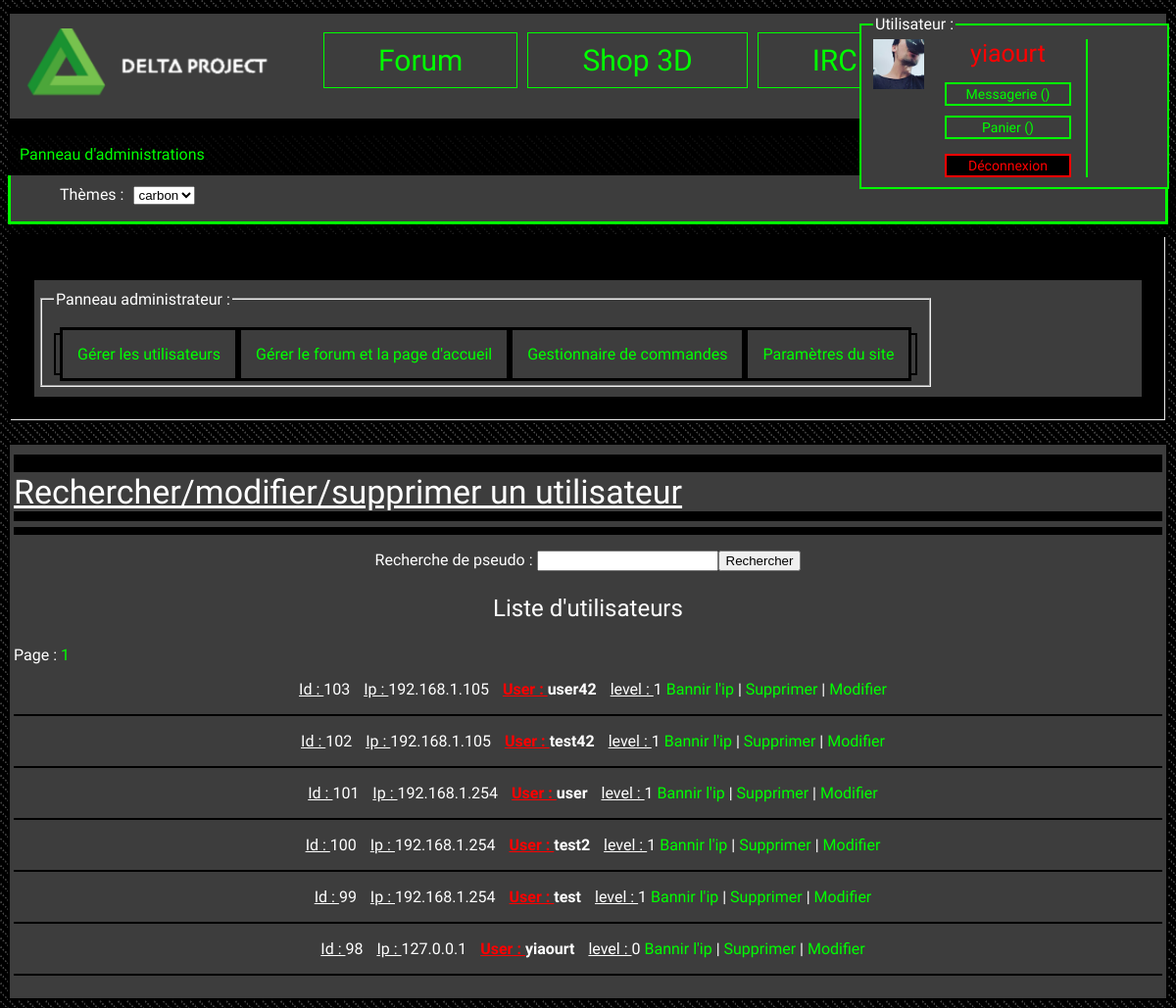
/panel_admin.php?menu=user (signed in), run on the app's committed database.
### tables this page shows
CREATE TABLE `user` (
  `id` int(11) NOT NULL AUTO_INCREMENT,
  `username` varchar(20) NOT NULL,
  `pass` text NOT NULL,
  `mail` varchar(255) NOT NULL,
  `level` int(11) NOT NULL,
  `img_profil` text NOT NULL,
  `icone_img_profil` text NOT NULL,
  `ip` varchar(255) NOT NULL,
  `date_inscription` varchar(255) NOT NULL,
  `lastdat_TP` text NOT NULL,
  `lastdat_CM` text NOT NULL,
  `is_connect` int(2) NOT NULL,
  `panier` text NOT NULL,
  `sexe` text NOT NULL,
  `prenom` text NOT NULL,
  `nom` text NOT NULL,
  `adresse` text NOT NULL,
  `ville` text NOT NULL,
  `postal` text NOT NULL,
  PRIMARY KEY (`id`)
);

### admin/class/admin_user_gestion.php (the view, shortened to what this page needs)
<?php
	class user_gestion{
		public function searchUser(){
			echo '<form action="panel_admin.php?menu=user&search=1" method="post">';
			echo '<p id="center">Recherche de pseudo : ';
			echo '<input type="text" name="searchuser" /><input type="submit" value="Rechercher" /></p>';
			echo '</form>';
		}
		public function listUser(){
			$bdd = connectSql();
			echo "<p class='titlecenter'>Liste d'utilisateurs</p>";
			$nombreUsersParPage = 15;
			$retour = $bdd->query('SELECT COUNT(*) AS nb_users FROM user');
			$donnees = $retour->fetch();
			$totalUsers = $donnees['nb_users'];
			$nombreDePages  = ceil($totalUsers / $nombreUsersParPage);
			echo 'Page : ';
			for ($i = 1 ; $i <= $nombreDePages ; $i++)
			{
				echo '<a href="panel_admin.php?menu=user&page=' . $i . '">' . $i . '</a> ';
			}
			if (isset($_GET['page']))
			{
					$page = $_GET['page'];
			}
			else
			{
				$page = 1;
			}
			$premierUserAafficher = ($page - 1) * $nombreUsersParPage;
			$reponse = $bdd->query('SELECT * FROM user ORDER BY id DESC LIMIT ' . $premierUserAafficher . ', ' . $nombreUsersParPage);
			while ($donnees = $reponse->fetch())
			{
				echo '<p class="center"><span class="underline">Id : </span>' . $donnees['id'] . '
					<span class="underline">Ip : </span>' . $donnees['ip'] . '
					<strong><span class="underlinered">User : </span>' . $donnees['username'] . '
					</strong><span class="underline">level : </span>' . $donnees['level'];
				echo ' <a href="panel_admin.php?ban='.$donnees['username'].'">Bannir l\'ip</a> | ';
				echo ' <a href="panel_admin.php?menu=user&delete='.$donnees['username'].'">Supprimer</a> | ';
				echo ' <a href="panel_admin.php?menu=user&id='.$donnees['id'].'">Modifier</a>';
				echo '</p>';
				echo '<div id="littleborder"></div>';
			}
			echo '</div>';
		}
	}
?>

### themes/carbon.css (style rules this page uses)
body { font-family: 'Cantarell', sans-serif; background-color: white; background-image: url(../img/carbon.jpg); background-repeat: repeat; }
a { text-decoration: none; color: #00ff00; }
form { display: inline; }
#littleborder { margin-top: 6px; margin-bottom: 13px; border: 1px black solid; }
#center { color: white; text-align: center; }
.underline { text-decoration: underline; margin-left: 10px; }
.underlinered { color: red; text-decoration: underline; margin-left: 10px; }
.titlecenter { text-align: center; font-size: 24px; cursor: default; }
.center { text-align: center; }
img { width: 90%; }

### data on the page
user: id "103", ip "192.168.1.105", username "user42", level "1"
user: id "102", ip "192.168.1.105", username "test42", level "1"
user: id "101", ip "192.168.1.254", username "user", level "1"
user: id "100", ip "192.168.1.254", username "test2", level "1"
user: id "99", ip "192.168.1.254", username "test", level "1"
user: id "98", ip "127.0.0.1", username "yiaourt", level "0"
